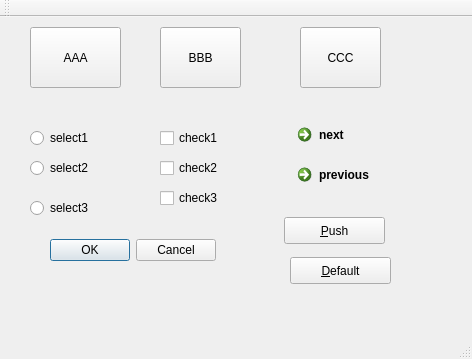
<?xml version="1.0" encoding="UTF-8"?>
<ui version="4.0">
 <class>MainWindow</class>
 <widget class="QMainWindow" name="MainWindow">
  <property name="geometry">
   <rect>
    <x>0</x>
    <y>0</y>
    <width>472</width>
    <height>359</height>
   </rect>
  </property>
  <property name="windowTitle">
   <string>MainWindow</string>
  </property>
  <widget class="QWidget" name="centralWidget">
   <widget class="QPushButton" name="pushButton">
    <property name="geometry">
     <rect>
      <x>284</x>
      <y>200</y>
      <width>101</width>
      <height>27</height>
     </rect>
    </property>
    <property name="text">
     <string>&amp;Push</string>
    </property>
    <property name="icon">
     <iconset resource="ch5.qrc">
      <normaloff>:/bottom.png</normaloff>:/bottom.png</iconset>
    </property>
   </widget>
   <widget class="QToolButton" name="toolButton">
    <property name="geometry">
     <rect>
      <x>30</x>
      <y>10</y>
      <width>91</width>
      <height>61</height>
     </rect>
    </property>
    <property name="text">
     <string>AAA</string>
    </property>
    <property name="icon">
     <iconset resource="ch5.qrc">
      <normaloff>:/open.png</normaloff>:/open.png</iconset>
    </property>
    <property name="toolButtonStyle">
     <enum>Qt::ToolButtonTextUnderIcon</enum>
    </property>
   </widget>
   <widget class="QToolButton" name="toolButton_2">
    <property name="geometry">
     <rect>
      <x>160</x>
      <y>10</y>
      <width>81</width>
      <height>61</height>
     </rect>
    </property>
    <property name="text">
     <string>BBB</string>
    </property>
    <property name="icon">
     <iconset resource="ch5.qrc">
      <normaloff>:/save.png</normaloff>:/save.png</iconset>
    </property>
    <property name="toolButtonStyle">
     <enum>Qt::ToolButtonTextUnderIcon</enum>
    </property>
   </widget>
   <widget class="QToolButton" name="toolButton_3">
    <property name="geometry">
     <rect>
      <x>300</x>
      <y>10</y>
      <width>81</width>
      <height>61</height>
     </rect>
    </property>
    <property name="text">
     <string>CCC</string>
    </property>
    <property name="icon">
     <iconset resource="ch5.qrc">
      <normaloff>:/exit.png</normaloff>:/exit.png</iconset>
    </property>
    <property name="toolButtonStyle">
     <enum>Qt::ToolButtonTextUnderIcon</enum>
    </property>
   </widget>
   <widget class="QPushButton" name="pushButton_2">
    <property name="geometry">
     <rect>
      <x>290</x>
      <y>240</y>
      <width>101</width>
      <height>27</height>
     </rect>
    </property>
    <property name="text">
     <string>&amp;Default</string>
    </property>
    <property name="icon">
     <iconset resource="ch5.qrc">
      <normaloff>:/edit_remove.png</normaloff>:/edit_remove.png</iconset>
    </property>
   </widget>
   <widget class="QRadioButton" name="radioButton">
    <property name="geometry">
     <rect>
      <x>30</x>
      <y>110</y>
      <width>100</width>
      <height>22</height>
     </rect>
    </property>
    <property name="text">
     <string>select1</string>
    </property>
    <property name="icon">
     <iconset resource="ch5.qrc">
      <normaloff>:/player_play.png</normaloff>:/player_play.png</iconset>
    </property>
    <attribute name="buttonGroup">
     <string notr="true">buttonGroup</string>
    </attribute>
   </widget>
   <widget class="QRadioButton" name="radioButton_2">
    <property name="geometry">
     <rect>
      <x>30</x>
      <y>140</y>
      <width>100</width>
      <height>22</height>
     </rect>
    </property>
    <property name="text">
     <string>select2</string>
    </property>
    <property name="icon">
     <iconset resource="ch5.qrc">
      <normaloff>:/player_play.png</normaloff>:/player_play.png</iconset>
    </property>
    <attribute name="buttonGroup">
     <string notr="true">buttonGroup</string>
    </attribute>
   </widget>
   <widget class="QRadioButton" name="radioButton_3">
    <property name="geometry">
     <rect>
      <x>30</x>
      <y>180</y>
      <width>100</width>
      <height>22</height>
     </rect>
    </property>
    <property name="text">
     <string>select3</string>
    </property>
    <property name="icon">
     <iconset resource="ch5.qrc">
      <normaloff>:/player_play.png</normaloff>:/player_play.png</iconset>
    </property>
    <attribute name="buttonGroup">
     <string notr="true">buttonGroup</string>
    </attribute>
   </widget>
   <widget class="QCheckBox" name="checkBox">
    <property name="geometry">
     <rect>
      <x>160</x>
      <y>110</y>
      <width>111</width>
      <height>22</height>
     </rect>
    </property>
    <property name="text">
     <string>check1</string>
    </property>
    <property name="icon">
     <iconset resource="ch5.qrc">
      <normaloff>:/edit_add.png</normaloff>:/edit_add.png</iconset>
    </property>
   </widget>
   <widget class="QCheckBox" name="checkBox_2">
    <property name="geometry">
     <rect>
      <x>160</x>
      <y>140</y>
      <width>111</width>
      <height>22</height>
     </rect>
    </property>
    <property name="text">
     <string>check2</string>
    </property>
    <property name="icon">
     <iconset resource="ch5.qrc">
      <normaloff>:/edit_add.png</normaloff>:/edit_add.png</iconset>
    </property>
   </widget>
   <widget class="QCheckBox" name="checkBox_3">
    <property name="geometry">
     <rect>
      <x>160</x>
      <y>170</y>
      <width>111</width>
      <height>22</height>
     </rect>
    </property>
    <property name="text">
     <string>check3</string>
    </property>
    <property name="icon">
     <iconset resource="ch5.qrc">
      <normaloff>:/edit_add.png</normaloff>:/edit_add.png</iconset>
    </property>
   </widget>
   <widget class="QCommandLinkButton" name="commandLinkButton">
    <property name="geometry">
     <rect>
      <x>290</x>
      <y>100</y>
      <width>168</width>
      <height>41</height>
     </rect>
    </property>
    <property name="text">
     <string>next</string>
    </property>
    <property name="icon">
     <iconset resource="ch5.qrc">
      <normaloff>:/1downarrow.png</normaloff>:/1downarrow.png</iconset>
    </property>
   </widget>
   <widget class="QCommandLinkButton" name="commandLinkButton_2">
    <property name="geometry">
     <rect>
      <x>290</x>
      <y>140</y>
      <width>168</width>
      <height>41</height>
     </rect>
    </property>
    <property name="text">
     <string>previous</string>
    </property>
    <property name="icon">
     <iconset resource="ch5.qrc">
      <normaloff>:/1uparrow.png</normaloff>:/1uparrow.png</iconset>
    </property>
   </widget>
   <widget class="QDialogButtonBox" name="buttonBox">
    <property name="geometry">
     <rect>
      <x>40</x>
      <y>220</y>
      <width>176</width>
      <height>27</height>
     </rect>
    </property>
    <property name="standardButtons">
     <set>QDialogButtonBox::Cancel|QDialogButtonBox::Ok</set>
    </property>
   </widget>
  </widget>
  <widget class="QMenuBar" name="menuBar">
   <property name="geometry">
    <rect>
     <x>0</x>
     <y>0</y>
     <width>472</width>
     <height>25</height>
    </rect>
   </property>
  </widget>
  <widget class="QToolBar" name="mainToolBar">
   <attribute name="toolBarArea">
    <enum>TopToolBarArea</enum>
   </attribute>
   <attribute name="toolBarBreak">
    <bool>false</bool>
   </attribute>
  </widget>
  <widget class="QStatusBar" name="statusBar"/>
 </widget>
 <layoutdefault spacing="6" margin="11"/>
 <resources>
  <include location="ch5.qrc"/>
 </resources>
 <connections/>
 <buttongroups>
  <buttongroup name="buttonGroup"/>
 </buttongroups>
</ui>
